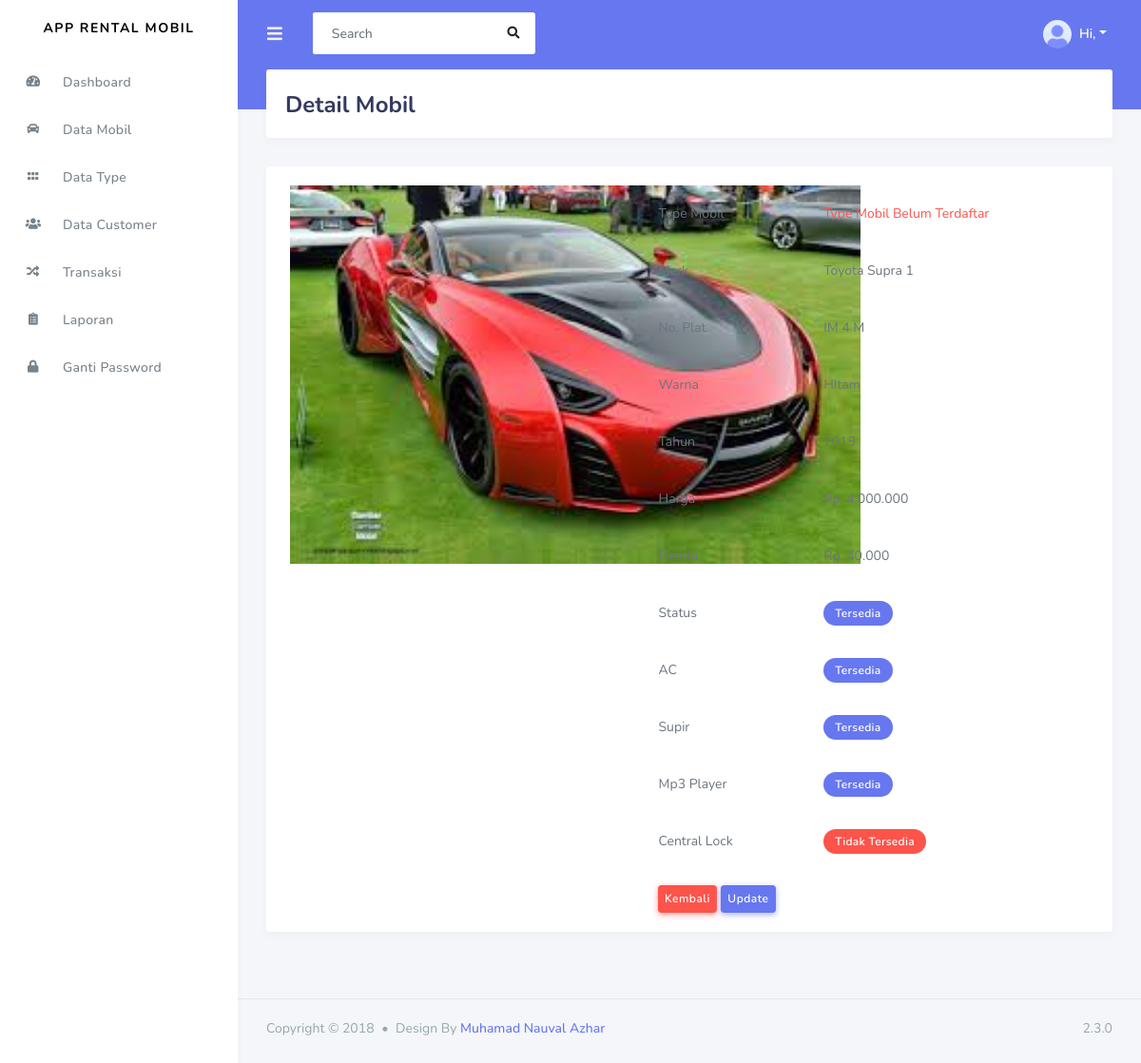
Screenshot of /admin/data_mobil/detail_mobil/2 with the database file from the repository.
### tables this page shows
CREATE TABLE `mobil` (
  `id_mobil` int(11) NOT NULL,
  `kode_type` varchar(50) NOT NULL,
  `merk` varchar(100) NOT NULL,
  `no_plat` varchar(50) NOT NULL,
  `warna` varchar(30) NOT NULL,
  `tahun` varchar(4) NOT NULL,
  `status` varchar(50) NOT NULL,
  `harga` int(11) NOT NULL,
  `denda` int(11) NOT NULL,
  `ac` int(11) NOT NULL,
  `supir` int(11) NOT NULL,
  `mp3_player` int(11) NOT NULL,
  `central_lock` int(11) NOT NULL,
  `gambar` varchar(255) NOT NULL
);

### application/controllers/admin/Data_mobil.php (called while the page is built, shortened)
<?php
class Data_mobil extends CI_Controller{
    public function detail_mobil($id){
        $data['detail'] = $this->rental_model->ambil_id_mobil($id);
        $this->load->view('templates_admin/header');
        $this->load->view('templates_admin/sidebar');
        $this->load->view('admin/detail_mobil', $data);
        $this->load->view('templates_admin/footer');
    }
}
?>

### index.php (called while the page is built, shortened)
<?php
require_once BASEPATH.'core/CodeIgniter.php';

### application/models/Rental_model.php (called while the page is built, shortened)
<?php
class Rental_model extends CI_model{
    public function ambil_id_mobil($id){
        $hasil = $this->db->where('id_mobil',$id)->get('mobil');
        if($hasil->num_rows() > 0){
            return $hasil->result();
        }else{
            return false;
        }
    }
}
?>

### application/views/admin/detail_mobil.php (the view)
<div class="main-content">
    <section class="section">
        <div class="section-header">
            <h1>Detail Mobil</h1>
        </div>
        <?php foreach($detail as $dt) :?>
        <div class = "card">
            <div class = "card-body">
                <div class = "row">
                    <div class = "col-md-5">
                        <img width = "600px" src="<?php echo base_url('').'assets/upload/'.$dt->gambar?> " alt="">
                    </div>
                    <div class = "col-md-7">
                        <table class = "table">
                            <tr>
                                <td>Type Mobil</td>
                                <td>
                                <?php if($dt->kode_type == "SDN"){
                                    echo "Sedan";
                                }elseif($dt->kode_type == "HTB"){
                                    echo " Hatchback";
                                }elseif($dt->kode_type == "MPV"){
                                    echo "Multi Purpose Vehicle";
                                }else{
                                    echo "<span class = 'text-danger'> Type Mobil Belum Terdaftar</span>";
                                }?>
                                </td>
                            </tr>
                            <tr>
                                <td>Merk</td>
                                <td><?php echo $dt->merk?></td>
                            </tr>
                            <tr>
                                <td>No. Plat</td>
                                <td><?php echo $dt->no_plat?></td>
                            </tr>
                            <tr>
                                <td>Warna</td>
                                <td><?php echo $dt->warna?></td>
                            </tr>
                            <tr>
                                <td>Tahun</td>
                                <td><?php echo $dt->tahun?></td>
                            </tr>
                            <tr>
                                <td>Harga</td>
                                <td>Rp. <?php echo number_format($dt->harga,0,',','.')?></td>
                            </tr>
                            <tr>
                                <td>Denda</td>
                                <td>Rp. <?php echo number_format($dt->denda,0,',','.')?></td>
                            </tr>
                            <tr>
                                <td>Status</td>
                                <td>
                                    <?php
                                        if($dt->status == "0"){
                                            echo "<span class = 'badge badge-danger'> Tidak Tersedia</span>";
                                        }else{
                                            echo "<span class = 'badge badge-primary'>Tersedia</span>";
                                        }
                                    ?>
                                </td>
                            </tr>
                            <tr>
                                <td>AC</td>
                                <td>
                                    <?php
                                        if($dt->ac == "0"){
                                            echo "<span class = 'badge badge-danger'> Tidak Tersedia</span>";
                                        }else{
                                            echo "<span class = 'badge badge-primary'>Tersedia</span>";
                                        }
                                    ?>
                                </td>
                            </tr>
                            <tr>
                                <td>Supir</td>
                                <td>
                                    <?php
                                        if($dt->supir == "0"){
                                            echo "<span class = 'badge badge-danger'> Tidak Tersedia</span>";
                                        }else{
                                            echo "<span class = 'badge badge-primary'>Tersedia</span>";
                                        }
                                    ?>
                                </td>
                            </tr>
                            <tr>
                                <td>Mp3 Player</td>
                                <td>
                                    <?php
                                        if($dt->mp3_player == "0"){
                                            echo "<span class = 'badge badge-danger'> Tidak Tersedia</span>";
                                        }else{
                                            echo "<span class = 'badge badge-primary'>Tersedia</span>";
                                        }
                                    ?>
                                </td>
                            </tr>
                            <tr>
                                <td>Central Lock</td>
                                <td>
                                    <?php
                                        if($dt->central_lock == "0"){
                                            echo "<span class = 'badge badge-danger'> Tidak Tersedia</span>";
                                        }else{
                                            echo "<span class = 'badge badge-primary'>Tersedia</span>";
                                        }
                                    ?>
                                </td>
                            </tr>
                        </table>
                        <a class = "btn btn-sm btn-danger ml-4" href="<?php echo base_url('admin/data_mobil')?>">Kembali</a>
                        <a class = "btn btn-sm btn-primary" href="<?php echo base_url('admin/data_mobil/update_mobil/'.$dt->id_mobil)?>">Update</a>
                    </div>
                </div>
            </div>
        </div>
        <?php endforeach; ?>
    </section>
</div>

### rows the page displays
mobil: gambar (picture), shows "Type Mobil Belum Terdaftar", merk "Toyota Supra 1", no_plat "IM 4 M", warna "HItam", tahun "2015", harga "4.000.000", denda "40.000", status "Tersedia", ac "Tersedia", supir "Tersedia", mp3_player "Tersedia", central_lock "Tidak Tersedia"
